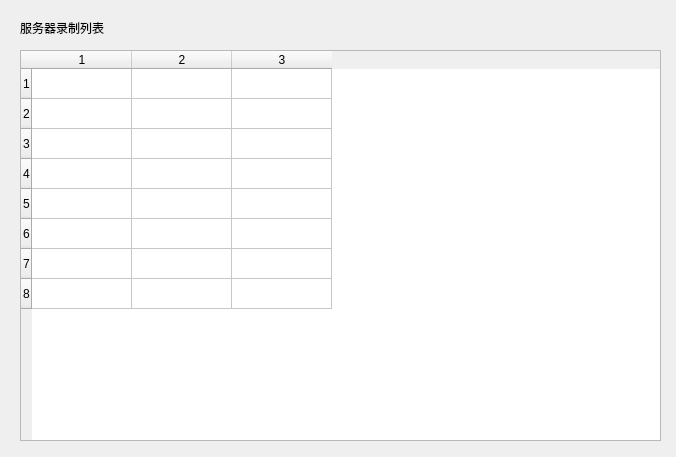
<?xml version="1.0" encoding="UTF-8"?>
<ui version="4.0">
 <class>RecordsDialog</class>
 <widget class="QDialog" name="RecordsDialog">
  <property name="geometry">
   <rect>
    <x>0</x>
    <y>0</y>
    <width>676</width>
    <height>457</height>
   </rect>
  </property>
  <property name="windowTitle">
   <string>录制列表</string>
  </property>
  <widget class="QTableWidget" name="recordsTableWidget">
   <property name="geometry">
    <rect>
     <x>20</x>
     <y>50</y>
     <width>641</width>
     <height>391</height>
    </rect>
   </property>
   <property name="rowCount">
    <number>8</number>
   </property>
   <property name="columnCount">
    <number>3</number>
   </property>
   <row/>
   <row/>
   <row/>
   <row/>
   <row/>
   <row/>
   <row/>
   <row/>
   <column/>
   <column/>
   <column/>
  </widget>
  <widget class="QLabel" name="label">
   <property name="geometry">
    <rect>
     <x>20</x>
     <y>20</y>
     <width>91</width>
     <height>16</height>
    </rect>
   </property>
   <property name="text">
    <string>服务器录制列表</string>
   </property>
  </widget>
 </widget>
 <resources/>
 <connections/>
</ui>
